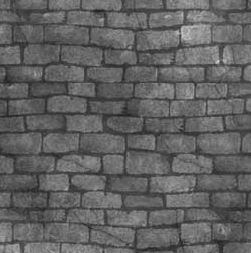
%> input picture HW02/Questions/wall.jpg, 251 x 253 px
$ octave HW02_Q6.m   (GNU Octave 9; MATLAB toolbox functions it lacks are replaced by stand-ins)
%> lines starting %> are read from the running program, lines starting %| are printed output that depends on the picture
### CommonUtils/save_figure.m
function save_figure(fig,fileName)
    frame = getframe(fig);
    imwrite(frame.cdata,fileName);
end

### HW02/Q6/butterworthlpf.m
function output_image = butterworthlpf(input_image)
% Saving the size of the input_image in pixels-
% M : no of rows (height of the image)
% N : no of columns (width of the image)
[M, N] = size(input_image);

% Getting Fourier Transform of the input_image
% using MATLAB library function fft2 (2D fast fourier transform)
FT_img = fft2(double(input_image));

% Assign the order value
n = 2; % one can change this value accordingly

% Assign Cut-off Frequency
D0 = 20; % one can change this value accordingly

% Designing filter
u = 0:(M-1);
v = 0:(N-1);
idx = find(u > M/2);
u(idx) = u(idx) - M;
idy = find(v > N/2);
v(idy) = v(idy) - N;

% MATLAB library function meshgrid(v, u) returns
% 2D grid which contains the coordinates of vectors
% v and u. Matrix V with each row is a copy of v
% and matrix U with each column is a copy of u
[V, U] = meshgrid(v, u);

% Calculating Euclidean Distance
D = sqrt(U.^2 + V.^2);

% determining the filtering mask
H = 1./(1 + (D./D0).^(2*n));

% Convolution between the Fourier Transformed
% image and the mask
G = H.*FT_img;

% Getting the resultant image by Inverse Fourier Transform
% of the convoluted image using MATLAB library function
% ifft2 (2D inverse fast fourier transform)
output_image = real(ifft2(double(G)));

end

### CommonUtils/create_figure.m
function fig = create_figure(name, pos)
if nargin < 1 || isempty(name), name='figure'; end
if nargin < 2, pos=[0.2,0.2,0.6,0.6]; end
fig = figure('Color','white', 'ToolBar', 'none', 'MenuBar', 'none', 'Units', 'normalized','NumberTitle', 'off', ...
    'outerposition',pos, 'Name', name);
end

### CommonUtils/imagescgray.m
function imagescgray(x)
    imagesc(x); colormap('gray'); xticklabels([]); yticklabels([])
end

### HW02/Q6/HW02_Q6.m
clc; clear; close all; addpath('../../CommonUtils');
Questions_folder = '../Questions/';
input_image = rgb2gray(im2double(imread(fullfile(Questions_folder,'wall.jpg'))));
%> input_image: size 253x251 double; min 0.125, max 0.839, mean 0.383


% Saving the size of the input_image in pixels-
% M : no of rows (height of the image)
% N : no of columns (width of the image)
[M, N] = size(input_image);
%> M = 253; N = 251

% Getting Fourier Transform of the input_image
% using MATLAB library function fft2 (2D fast fourier transform)
FT_img = fft2(double(input_image));

fig = create_figure('figure', [0.3,0.5,0.4,0.3]);
subplot(121); imagescgray(input_image);
subplot(122); imagescgray(log(abs(fftshift(FT_img))));
save_figure(fig, 'partA.png')
%> in save_figure, `imwrite(frame.cdata,fileName);`:
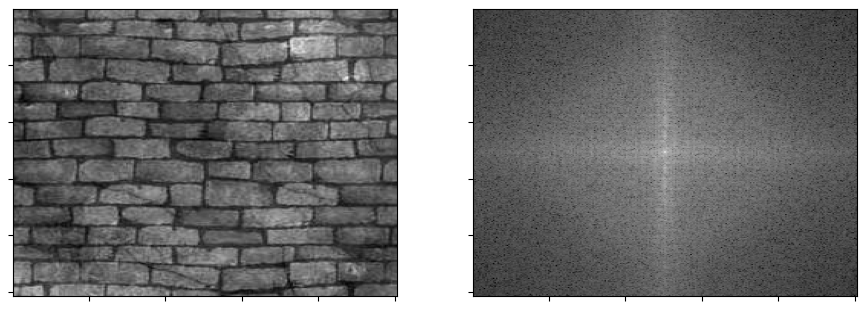
%> saved as partA.png: size 310x867x3 uint8; min 0, max 255, mean 119.5

% Assign Cut-off Frequency
D0 = 40; % one can change this value accordingly

% Designing filter
u = 0:(M-1);
%> u = 253 values from 0 to 252
idx = find(u>M/2);
%> idx = 126 values from 128 to 253
u(idx) = u(idx)-M;
v = 0:(N-1);
%> v = 251 values from 0 to 250
idy = find(v>N/2);
%> idy = 125 values from 127 to 251
v(idy) = v(idy)-N;

% MATLAB library function meshgrid(v, u) returns
% 2D grid which contains the coordinates of vectors
% v and u. Matrix V with each row is a copy
% of v, and matrix U with each column is a copy of u
[V, U] = meshgrid(v, u);

% Calculating Euclidean Distance
D = sqrt(U.^2+V.^2);

% Comparing with the cut-off frequency and
% determining the filtering mask
H = double(D <= D0);

% Convolution between the Fourier Transformed
% image and the mask
G = H.*FT_img;

% Getting the resultant image by Inverse Fourier Transform
% of the convoluted image using MATLAB library function
% ifft2 (2D inverse fast fourier transform)
output_image = real(ifft2(double(G)));
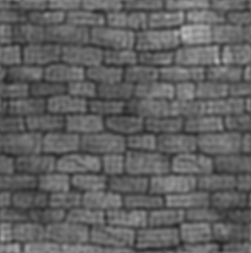
%> output_image: size 253x251 double; min 0.151, max 0.745, mean 0.383

% Displaying Input Image and Output Image
fig = create_figure('figure', [0.2,0.5,0.6,0.3]);
subplot(1, 3, 1), imagescgray(input_image); title('input image')
subplot(1, 3, 2), imagescgray(fftshift(H)); title('filter response')
subplot(1, 3, 3), imagescgray(output_image); title('output image')
save_figure(fig, 'ideal low-pass-filtering.png')
%> call 2 of save_figure, with fig = 2, fileName = 'ideal low-pass-filtering.png'
%> in save_figure (call 2), `imwrite(frame.cdata,fileName);`:
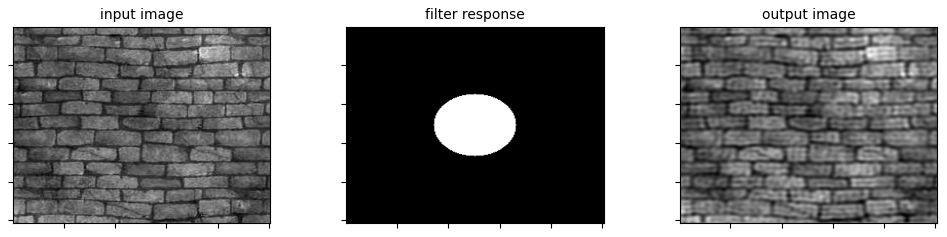
%> saved as ideal low-pass-filtering.png: size 237x947x3 uint8; min 0, max 255, mean 127

H2 = 1 - H;
G = H2.*FT_img;
output_image = real(ifft2(double(G)));
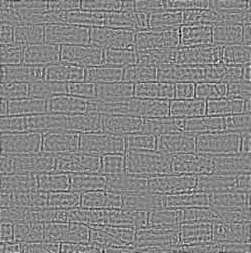
%> output_image: size 253x251 double; min -0.239, max 0.216, mean -8.39e-20; drawn with min black and max white
% Displaying Input Image and Output Image
fig = create_figure('figure', [0.2,0.5,0.6,0.3]);
subplot(1, 3, 1), imagescgray(input_image); title('input image')
subplot(1, 3, 2), imagescgray(fftshift(H2)); title('filter response')
subplot(1, 3, 3), imagescgray(output_image); title('output image')
save_figure(fig, 'ideal high-pass-filtering.png')
%> call 3 of save_figure, with fig = 3, fileName = 'ideal high-pass-filtering.png'
%> in save_figure (call 3), `imwrite(frame.cdata,fileName);`:
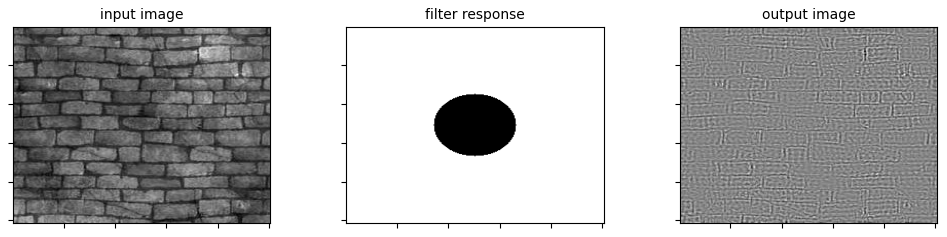
%> saved as ideal high-pass-filtering.png: size 237x947x3 uint8; min 0, max 255, mean 182.5
%%
fig = create_figure('figure', [0.2,0.5,0.6,0.3]);
funcs = {@(x)imgaussfilt(x), @(x)butterworthlpf(x), @(x)imfilter(x, [-1,-1,-1; -1,8,-1; -1,-1,-1]) };
funcstr = {'Gaussian', 'Butter-worth', 'Laplacian'};
N = numel(funcs);
for i = 1:N
    subplot(1,N,i);
    imshow(funcs{i}(input_image),[]);
    title(funcstr{i})
end
%> this loop made 3 passes
%> pass 1, `imshow(funcs{i}(input_image),[]);`:
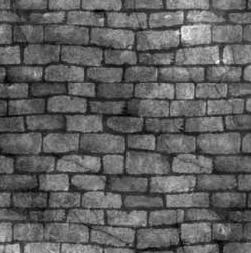
%> displayed picture: size 253x251, on the screen's scale of 0 to 255; min 0, max 255, mean 95.6
save_figure(fig, 'filtering.png')
%> call 4 of save_figure, with fig = 4, fileName = 'filtering.png'
%> in save_figure (call 4), `imwrite(frame.cdata,fileName);`:
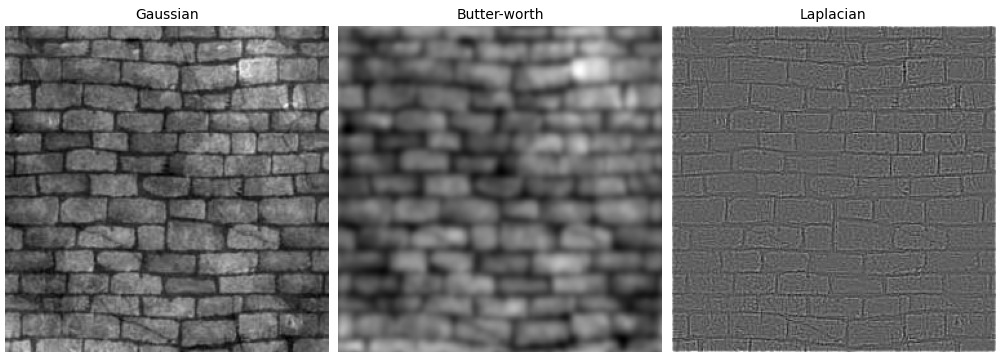
%> saved as filtering.png: size 360x1000x3 uint8; min 0, max 255, mean 115

$ run again, with HW02/Questions/city_noise.jpg copied over HW02/Questions/wall.jpg
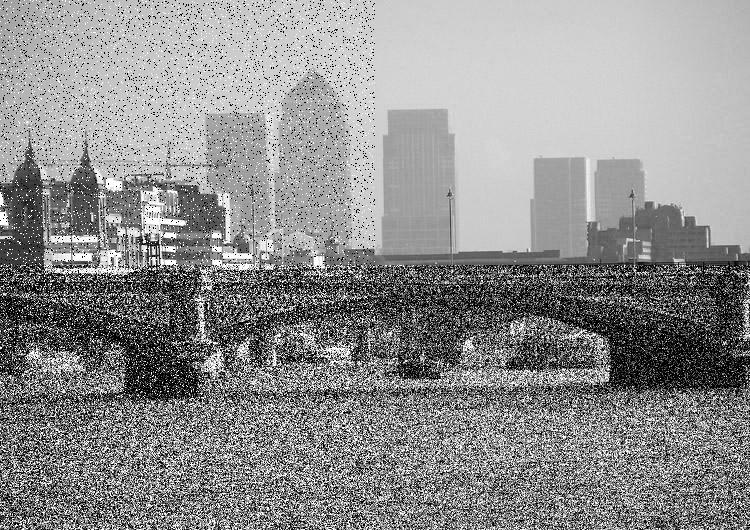
%> input picture HW02/Questions/city_noise.jpg, 750 x 530 px
%> in save_figure (call 3), `imwrite(frame.cdata,fileName);`:
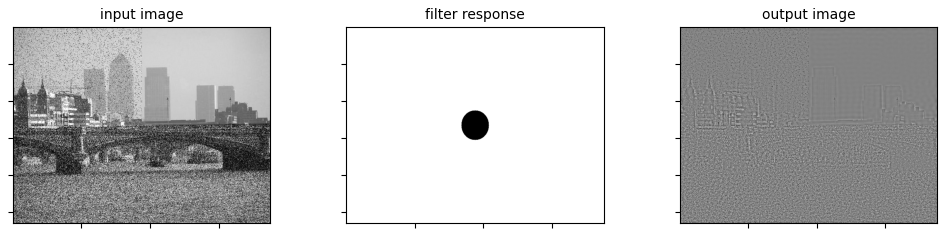
%> saved as ideal high-pass-filtering.png: size 237x947x3 uint8; min 0, max 255, mean 196.9
%> in save_figure (call 4), `imwrite(frame.cdata,fileName);`:
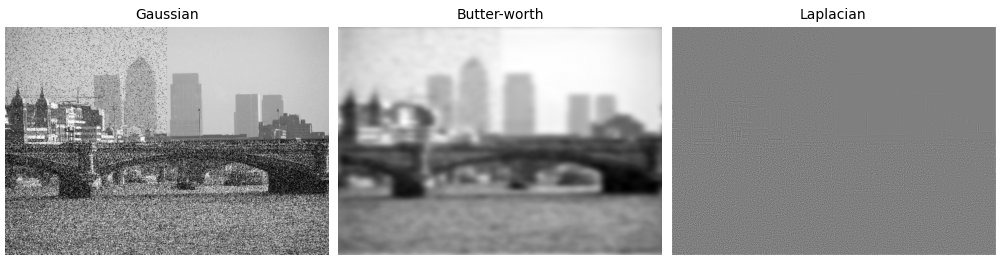
%> saved as filtering.png: size 263x1000x3 uint8; min 0, max 255, mean 159.5
